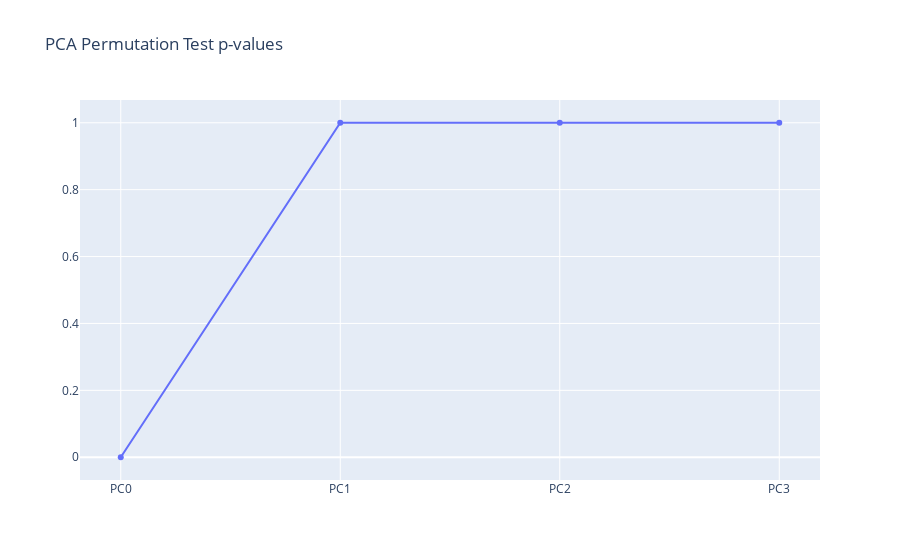

Write notebook code for a chart like this one.
### Code cell
#Permutation Test snippet by Tiago Toledo Jr in https://towardsdatascience.com/pca-102-should-you-use-pca-how-many-components-to-use-how-to-interpret-them-da0c8e3b11f0

import plotly.graph_objects as go
#Process to know number of components needed
# Save initial variance ratio

pca = PCA()
pca.fit(df)
original_variance = pca.explained_variance_ratio_

# Number of tests

N_permutations = 1000
variance = np.zeros((N_permutations, len(df.columns)))

# Generate datasets
for i in range(N_permutations):
    x_aux = df.copy()
    for col in df.columns:
        x_aux[col] = df[col].sample(len(df)).values

    pca.fit(x_aux)
    variance[i, :] = pca.explained_variance_ratio_

# Calculate p value

p_val = np.sum(variance > original_variance, axis=0) / N_permutations

# Display

fig = go.Figure()

fig.add_trace(go.Scatter(x=[f'PC{i}' for i in range(len(df.columns))], y=p_val, name='p-value on significance'))
fig.update_layout(title="PCA Permutation Test p-values")

### Figure 1 — Plotly figure (JSON) as saved in the notebook; plotly's stock layout.template omitted (floating-point values rounded to 4 significant figures)
{"data": [{"name": "p-value on significance", "type": "scatter", "x": ["PC0", "PC1", "PC2", "PC3"], "y": [0, 1, 1, 1]}], "layout": {"title": {"text": "PCA Permutation Test p-values"}}}
